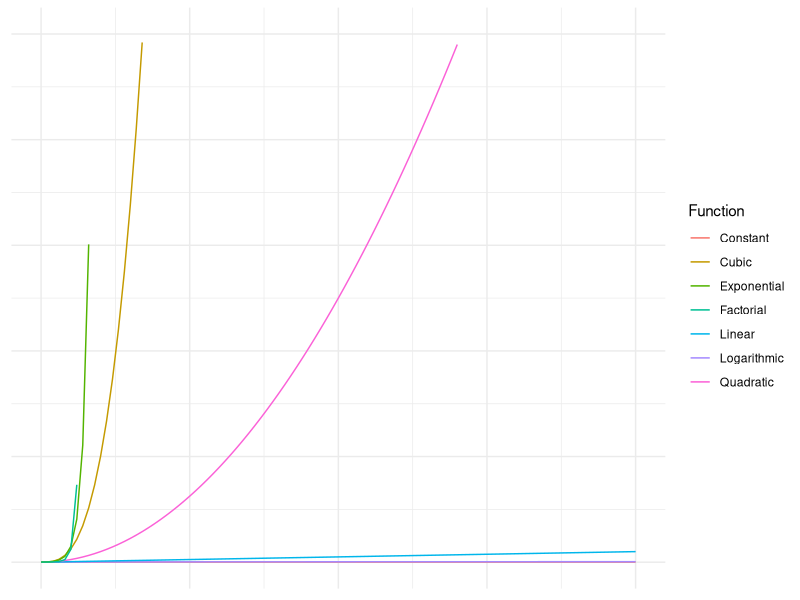

Here is the R script that generated this plot:
## ---- chunk 1
options(htmltools.dir.version = FALSE)
## ---- chunk 2
library(ggplot2)

f0 = function(x) 1
f1 = function(x) x
f2 = function(x) x^2
f3 = function(x) x^3
f4 = function(x) log(x)
f5 = function(x) exp(x)
f6 = function(x) factorial(x)
g = ggplot(data = data.frame(x = 0), mapping = aes(x = x)) +
  xlim(0.01, 100) + ylim(0, 5000) + xlab("") + ylab("") + theme_minimal() + 
  labs(color = "Function") + 
  theme(axis.title.x = element_blank(), axis.text.x = element_blank(), axis.ticks.x = element_blank()) +
  theme(axis.title.y = element_blank(), axis.text.y = element_blank(), axis.ticks.y = element_blank())
g = g +
  layer(geom = "path", stat = "function", position = "identity", params=list(fun = f0), mapping = aes(color = "Constant")) +
  layer(geom = "path", stat = "function", position = "identity", params=list(fun = f4), mapping = aes(color = "Logarithmic")) +
  layer(geom = "path", stat = "function", position = "identity", params=list(fun = f1), mapping = aes(color = "Linear")) +
  layer(geom = "path", stat = "function", position = "identity", params=list(fun = f2), mapping = aes(color = "Quadratic")) +
  layer(geom = "path", stat = "function", position = "identity", params=list(fun = f3), mapping = aes(color = "Cubic")) +
  layer(geom = "path", stat = "function", position = "identity", params=list(fun = f5), mapping = aes(color = "Exponential")) +
  layer(geom = "path", stat = "function", position = "identity", params=list(fun = f6), mapping = aes(color = "Factorial"))
g
